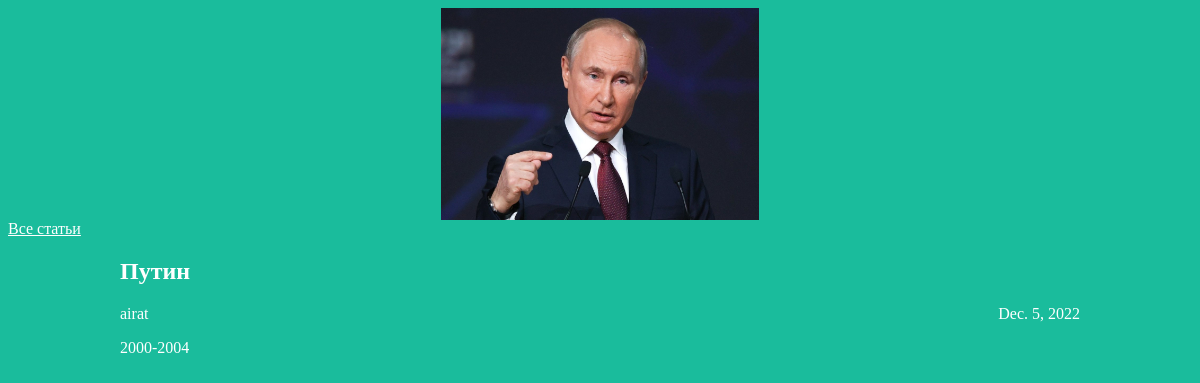
The app's page /article/1 with its own data.
### articles/models.py (models this page shows, shortened)
class Article(models.Model):
    title = models.CharField(max_length=200)
    author = models.ForeignKey(User, on_delete=models.CASCADE)
    text = models.TextField()
    created_date = models.DateField(auto_now_add=True)

### articles/views.py (the view)
# urls.py: path('article/<int:article_id>', views.get_article, name='get_article')
def get_article(request, article_id):
    try:
        post = Article.objects.get(id=article_id)
        return render(request, 'article.html', {"post": post})
    except Article.DoesNotExist:
        raise Http404

### articles/templates/article.html (shortened to what this page needs)
<!DOCTYPE html>
<html>
<head>
    <link rel="stylesheet" href="{{ STATIC_URL}}/static/styles/article.css">
</head>
<body>
    <div class="header">
        <img src="{{ STATIC_URL}}/static/putin.jpg"/>
        <a href="/">Все статьи</a>
    </div>
    <div class="archive">
        <div class="one-post">
            <h2 class="post-title"><srtong>{{ post.title }}<srtong/></h2>
            <div class="article-info">
                 <div class="article-author">{{ post.author.username }}</div>
                 <div class="article-created-date">{{ post.created_date }}</div>
            </div>
            <p class="article-text">{{ post.text }}</p>
        </div>
    </div>
</body>
</html>

### articles/static/article.css (style rules this page uses)
body { background: #1abc9c; font-family: Tahoma; color: #ffffff; }
.header img { display: block; width: 318px; margin-left: auto; margin-right: auto; }
.archive { width: 960px; margin-left: auto; margin-right: auto; }
.article-author { width: 50%; float: left; }
.article-created-date { text-align: right; }
a:link, a:visited, a:active, a:focus { color: #ffffff; }

### records on screen
Article: title "Путин", author.username "airat", created_date "Dec. 5, 2022", text "2000-2004"
